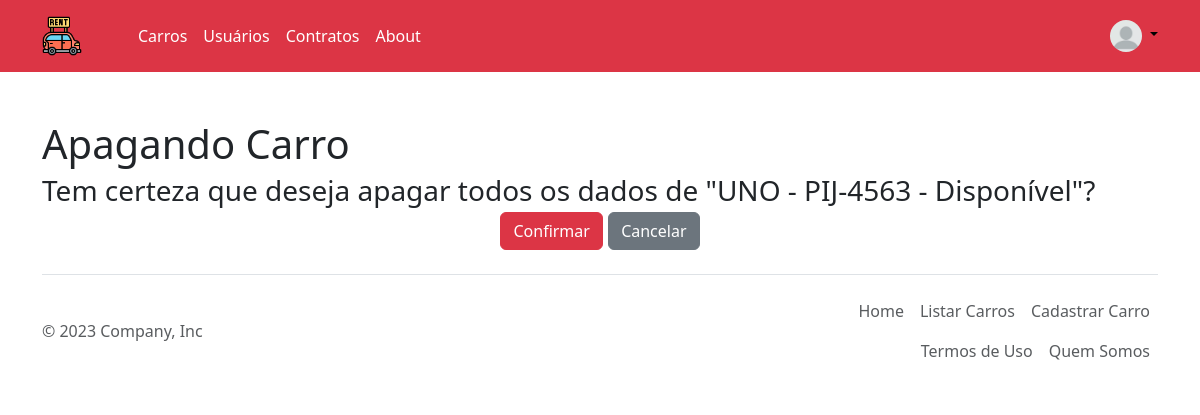
Before: /locador/carros/deletar/1 (signed in) with the older database file.
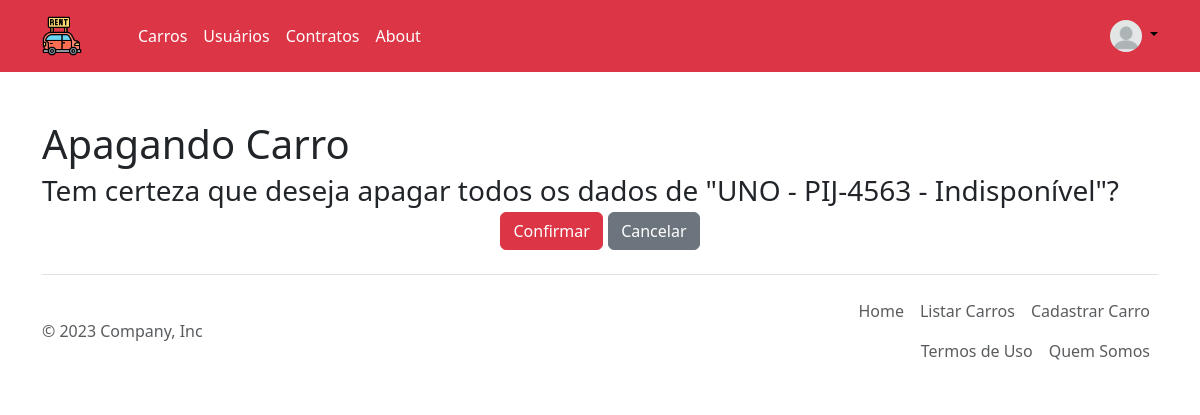
After: the same page with the newer database file.
### aluguel/models.py (models this page shows)
class Carro(models.Model):
    CATEGORIAS = [
        ("Econômico", "Econômico"),
        ("Intermediário", "Intermediário"),
        ("Sedan", "Sedan"),
        ("SUV", "SUV"),
        ("Executivo", "Executivo"),
        ("Pick-UP", "Pick-UP"),
        ("Minivan", "Minivan"),
    ]
    COMBUSTIVEL = [
        ("Gasolina", "Gasolina"),
        ("Flex", "Flex"),
        ("Diesel", "Diesel"),
        ("Híbrido", "Híbrido"),
        ("Elétrico", "Elétrico"),
    ]
    STATUS = [
        ('Disponível', 'Disponível'),
        ('Indisponível', 'Indisponível'),
    ]
    MARCA = [
        ('Mercedes - Benz', 'Mercedes - Benz'), ('Audi', 'Audi'),('BMW', 'BMW'),
        ('Volkswagen',  'Volkswagen'), ('Chevrolet', 'Chevrolet'), ('Renault', 'Renault'),
        ('Ford', 'Ford'), ('Toyota', 'Toyota'), ('Fiat', 'Fiat'), ('Hyundai', 'Hyundai'),
        ('Peugeot', 'Peugeot'), ('Lexus', 'Lexus'), ('Kia','Kia'), ('Citroën', 'Citroën'),
        ('Nissan', 'Nissan'), ('Mitsubishi', 'Mitsubishi'), ('Chery', 'Chery'),('Jeep', 'Jeep'),
    ]
    modelo = models.CharField("Modelo", max_length=50)
    marca = models.CharField("Marca", choices=MARCA, max_length=50)
    combustivel = models.CharField("Combustível", max_length=50, choices=COMBUSTIVEL)
    tipo = models.CharField("Categoria", max_length=100, choices=CATEGORIAS)
    bio = models.TextField("Sobre o carro", blank=True, null=True)
    ano = models.PositiveIntegerField("Ano")
    placa = models.CharField(max_length=15, unique=True, error_messages={'unique':"Veículo já cadastrado!"})
    foto = models.ImageField("Foto", upload_to='carros/', blank=True, null=True)
    cor = models.CharField("Cor", max_length=50)
    diaria = models.DecimalField("Valor da diária", max_digits=8, decimal_places=2)
    status = models.CharField(max_length=12, choices=STATUS, default='Disponível')
    def __str__(self):
       return f"{self.modelo} - {self.placa} - {self.status}"
    class Meta:
        verbose_name = "Carro"
        verbose_name_plural = "Carros"

### aluguel/views.py (the view, shortened to what this page needs)
# urls.py: path('carros/deletar/<int:id>', CarroDeleteView.as_view(), name='deletar-carro'),
class CarroDeleteView(DeleteView):
    model=Carro
    template_name='locador/apagar_carro.html'
    pk_url_kwarg='id'

### templates/locador/apagar_carro.html (shortened to what this page needs)
{% extends 'base_adm.html' %}
{% load static bootstrap5 %}
{% block content %}
<div class="container">
    <h1>Apagando Carro</h1>
    <form method="post">{% csrf_token %}
        <h3 class="featurette-heading fw-normal lh-1">Tem certeza que deseja apagar todos os dados de "{{ object }}"?</h3>
        <p class="lead text-center">
            <input type="submit" class="btn btn-danger" value="Confirmar">
            <a href="{% url 'todos_os_carros' %}" class="btn btn-secondary">Cancelar</a>
        </p>
    </form>
</div>
{% endblock content %}

Changed rows visible on the page:
changed Carro: modelo+placa+status "UNO - PIJ-4563 - Disponível" → "UNO - PIJ-4563 - Indisponível"
